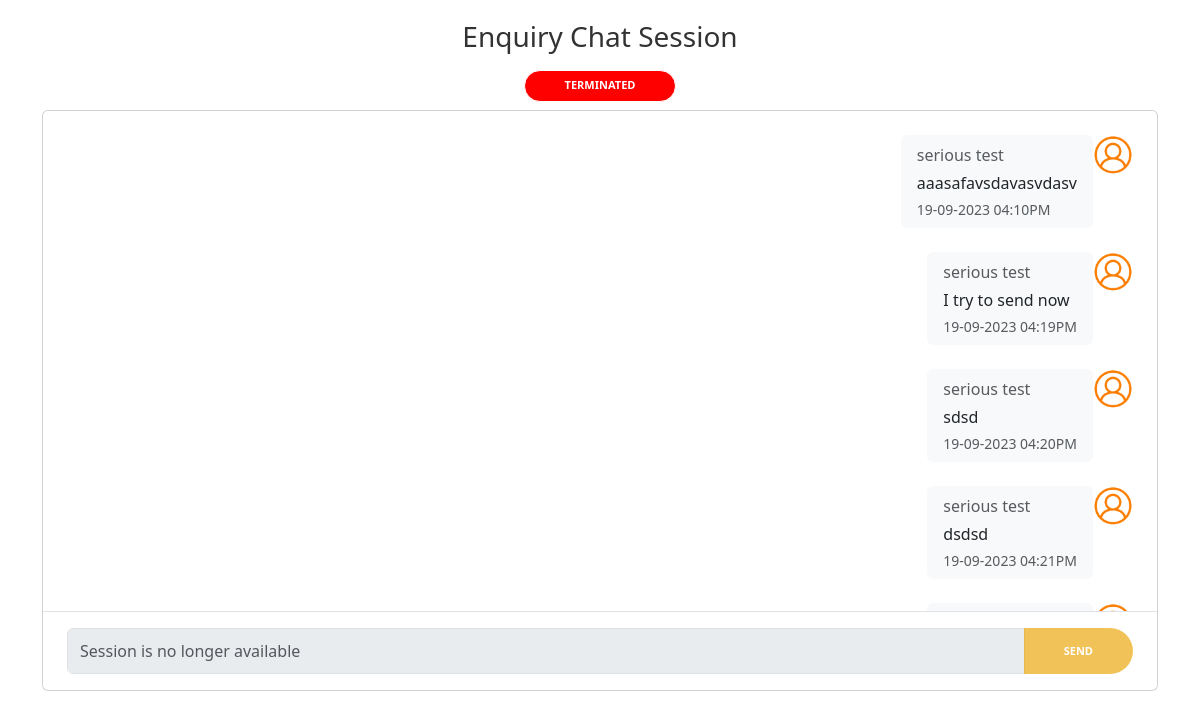
Page /enquiryChat?chatId=a35c7d8d-b8da-457c-83f7-630fe51ac923 on the committed database.
### app.py (models this page shows)
class ChatMessage(db.Model):
    __tablename__ = "Message"
    msgId = db.Column(Integer, Sequence('msg_id_seq'), primary_key=True)
    time = db.Column(db.String(128), nullable=False)
    date = db.Column(db.String(500), nullable=False)
    content = db.Column(db.String(128), nullable=False)
    sender = db.Column(db.String(128), nullable=False)
    requestId = db.Column(db.String(128), nullable=False)

### app.py (the view)
@app.route('/enquiryChat')
def enquiryChat():
    request_id = request.args.get('chatId')
    if not request_id:
        isSessionExist = False
    else:
        isSessionExist = EnquiryRequest.query.filter_by(chatId=request_id).first()
    if isSessionExist:
        chatRecords = ChatMessage.query.filter_by(requestId=request_id).order_by(ChatMessage.date.asc(), ChatMessage.time.asc()).all()
    return render_template('enquiryChat.html', request_id=request_id, isSessionExist=isSessionExist, chatRecords=chatRecords)

### templates/enquiryChat.html (shortened to what this page needs)
<head>
    <link rel="stylesheet" href="https://cdnjs.cloudflare.com/ajax/libs/font-awesome/4.7.0/css/font-awesome.min.css" />
    <link href="{{ url_for('static', filename='assets/vendor/aos/aos.css')}}" rel="stylesheet" />
    <link href="{{ url_for('static', filename='assets/vendor/bootstrap/css/bootstrap.min.css')}}" rel="stylesheet" />
    <link href="{{ url_for('static', filename='assets/vendor/bootstrap-icons/bootstrap-icons.css')}}"
        rel="stylesheet" />
    <link href="{{ url_for('static', filename='assets/vendor/glightbox/css/glightbox.min.css')}}" rel="stylesheet" />
    <link href="{{ url_for('static', filename='assets/vendor/swiper/swiper-bundle.min.css')}}" rel="stylesheet" />
    <link href="{{ url_for('static', filename='assets/css/style.css')}}" rel="stylesheet" />
</head>
<main>
    <div class="container">
        {% if isSessionExist %}
        <h3 class="h3 mb-3 text-center ">Enquiry Chat Session</h3>
        <div class="d-flex justify-content-center mb-2 ">
            {% if isSessionExist['status'] == True %}
            <button class="btn centered-button" type="button">In Progress</button>
            {% else %}
            <button class="btn centered-button-t" type="button">Terminated</button>
            {% endif %}
        </div>
        <div class="card">
            <div class="row">
                <div class="col-12">
                    <div class="chat-box position-relative">
                        <div id="chat-messages" class="chat-messages p-4">
                            {% for r in chatRecords %}
                            {% if r['sender'] != 'admin'%}
                            <div class="chat-message-right mb-4">
                                <div>
                                    <img src="../static/assets/img/usserLogo.png"
                                        class="rounded-circle mr-1" alt="Chris Wood" width="40" height="40">
                                </div>
                                <div class="flex-shrink-1 bg-light rounded py-2 px-3 mr-3">
                                    <div class="font-weight-bold mb-1 text-muted ">{{ r['sender'] }}</div>
                                    {{ r['content'] }}
                                    <div class="text-muted small text-nowrap mt-1">
                                        {{ r['date'] }}&nbsp;{{ r['time'] }}
                                    </div>
                                </div>
                            </div>
                            {% endif %}
                            {% endfor %}
                        </div>
                    </div>
                    <div class="flex-grow-0 py-3 px-4 border-top">
                        <div class="input-group">
                            {% if isSessionExist['status'] == True %}
                            <input id="newMsg" type="text" class="form-control" placeholder="Type your message">
                            {% else %}
                            <input id="newMsg" type="text" class="form-control"
                                placeholder="Session is no longer available" disabled>
                            {% endif %}
                            <button id="sendBtn" class="btn btn-primary" onclick="sendMessage()" disabled>Send</button>
                        </div>
                    </div>
                </div>
            </div>
        </div>
        {% else %}
        <div>
            Not exist
        </div>
        {% endif %}
    </div>
</main>

### static/assets/css/style.css (style rules this page uses)
h1, h2, h3, h4, h5, h6 { margin: 0; }
.btn { border: 1px solid #fff; border-radius: 50px; color: #fff; font-size: 11px; font-weight: 600; padding: 15px 40px; text-transform: uppercase; transition: all 0.5s ease-in-out 0s; }

### templates/enquiryChat.html (style rules this page uses)
.chat-box { height: 500px; }
.chat-messages { display: flex; flex-direction: column; height: inherit; overflow-y: scroll }
.chat-message-left, .chat-message-right { display: flex; flex-shrink: 0 }
.chat-message-right { flex-direction: row-reverse; margin-left: auto }
.py-3 { padding-top: 1rem !important; padding-bottom: 1rem !important; }
.px-4 { padding-right: 1.5rem !important; padding-left: 1.5rem !important; }
.flex-grow-0 { flex-grow: 0 !important; }
.border-top { border-top: 1px solid #dee2e6 !important; }
.centered-button-t { height: 30px; display: flex; justify-content: center; align-items: center; background-color: rgb(255, 0, 0); }
.btn-primary { background-color: #eba200 !important; border: #eba200; }

### rows in the picture
ChatMessage: sender "serious test", content "aaasafavsdavasvdasv", date "19-09-2023", time "04:10PM"
ChatMessage: sender "serious test", content "I try to send now", date "19-09-2023", time "04:19PM"
ChatMessage: sender "serious test", content "sdsd", date "19-09-2023", time "04:20PM"
ChatMessage: sender "serious test", content "dsdsd", date "19-09-2023", time "04:21PM"
